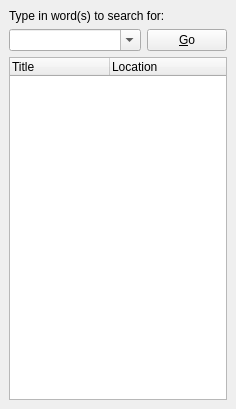
<?xml version="1.0" encoding="UTF-8"?>
<ui version="4.0">
 <class>TabSearch</class>
 <widget class="QWidget" name="TabSearch">
  <property name="geometry">
   <rect>
    <x>0</x>
    <y>0</y>
    <width>236</width>
    <height>409</height>
   </rect>
  </property>
  <property name="windowTitle">
   <string>Form1</string>
  </property>
  <layout class="QVBoxLayout">
   <property name="spacing">
    <number>6</number>
   </property>
   <property name="margin">
    <number>9</number>
   </property>
   <item>
    <layout class="QHBoxLayout">
     <property name="spacing">
      <number>6</number>
     </property>
     <property name="margin">
      <number>0</number>
     </property>
     <item>
      <widget class="QLabel" name="label">
       <property name="text">
        <string>Type in word(s) to search for:</string>
       </property>
      </widget>
     </item>
    </layout>
   </item>
   <item>
    <layout class="QHBoxLayout">
     <property name="spacing">
      <number>6</number>
     </property>
     <property name="margin">
      <number>0</number>
     </property>
     <item>
      <widget class="QComboBox" name="searchBox">
       <property name="sizePolicy">
        <sizepolicy hsizetype="Expanding" vsizetype="Fixed">
         <horstretch>2</horstretch>
         <verstretch>0</verstretch>
        </sizepolicy>
       </property>
       <property name="editable">
        <bool>true</bool>
       </property>
       <property name="maxCount">
        <number>10</number>
       </property>
      </widget>
     </item>
     <item>
      <widget class="QPushButton" name="go">
       <property name="text">
        <string>&amp;Go</string>
       </property>
      </widget>
     </item>
    </layout>
   </item>
   <item>
    <widget class="QTreeWidget" name="tree">
     <property name="rootIsDecorated">
      <bool>false</bool>
     </property>
     <property name="itemsExpandable">
      <bool>false</bool>
     </property>
     <property name="sortingEnabled">
      <bool>false</bool>
     </property>
     <property name="allColumnsShowFocus">
      <bool>true</bool>
     </property>
     <property name="columnCount">
      <number>2</number>
     </property>
     <column>
      <property name="text">
       <string>Title</string>
      </property>
     </column>
     <column>
      <property name="text">
       <string>Location</string>
      </property>
     </column>
    </widget>
   </item>
  </layout>
 </widget>
 <layoutdefault spacing="6" margin="11"/>
 <pixmapfunction>qPixmapFromMimeSource</pixmapfunction>
 <resources/>
 <connections/>
</ui>
